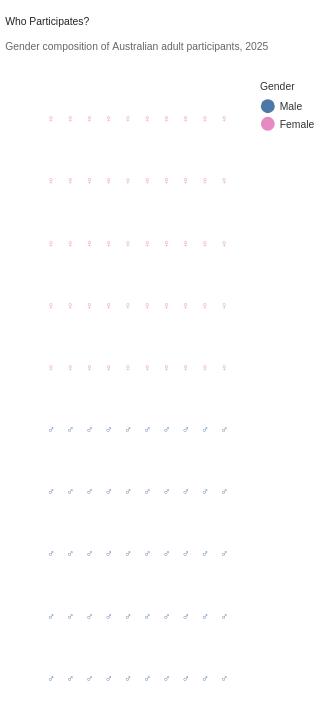

Specify this chart in Vega-Lite:
### Vega-Lite specification from a JSON file in a GitHub repository (floating-point values rounded to 4 significant figures)
{"$schema": "https://vega.github.io/schema/vega-lite/v5.json", "width": "container", "height": 600, "background": "transparent", "title": {"text": "Who Participates?", "subtitle": "Gender composition of Australian adult participants, 2025", "anchor": "start", "font": "Source Sans 3", "fontSize": 24, "fontWeight": 700, "color": "#222222", "subtitleFont": "Source Sans 3", "subtitleFontSize": 14, "subtitleFontWeight": "normal", "subtitleColor": "#666666", "subtitlePadding": 8, "offset": 16, "dx": -35, "dy": -10}, "data": {"sequence": {"start": 1, "stop": 101, "as": "person"}}, "transform": [{"calculate": "9615629", "as": "male_participants"}, {"calculate": "9746360", "as": "female_participants"}, {"calculate": "datum.male_participants + datum.female_participants", "as": "total_participants"}, {"calculate": "datum.male_participants / datum.total_participants * 100", "as": "male_percentage"}, {"calculate": "datum.female_participants / datum.total_participants * 100", "as": "female_percentage"}, {"calculate": "(datum.person - 1) % 10", "as": "column"}, {"calculate": "floor((datum.person - 1) / 10)", "as": "row"}, {"calculate": "datum.person <= round(datum.male_percentage) ? 'Male' : 'Female'", "as": "gender"}, {"calculate": "datum.gender == 'Male' ? '♂' : '♀'", "as": "icon"}], "mark": {"type": "text", "font": "Source Sans 3", "fontSize": 35}, "encoding": {"x": {"field": "column", "type": "ordinal", "axis": null, "scale": {"paddingInner": 0.25, "paddingOuter": 0.15}}, "y": {"field": "row", "type": "ordinal", "axis": null, "sort": "descending", "scale": {"paddingInner": 0.45, "paddingOuter": 0.2}}, "text": {"field": "icon"}, "color": {"field": "gender", "type": "nominal", "scale": {"domain": ["Male", "Female"], "range": ["#4C78A8", "#E78AC3"]}, "legend": {"title": "Gender", "orient": "right", "direction": "vertical", "labelFont": "Source Sans 3", "labelFontSize": 13, "labelColor": "#333333", "titleFont": "Source Sans 3", "titleFontSize": 13, "titleFontWeight": 600, "titleColor": "#333333", "symbolSize": 180, "offset": 25}}, "tooltip": [{"field": "gender", "type": "nominal", "title": "Gender"}, {"field": "male_percentage", "type": "quantitative", "title": "Male Share", "format": ".1f"}, {"field": "female_percentage", "type": "quantitative", "title": "Female Share", "format": ".1f"}]}, "config": {"view": {"stroke": null}, "font": "Source Sans 3"}}
